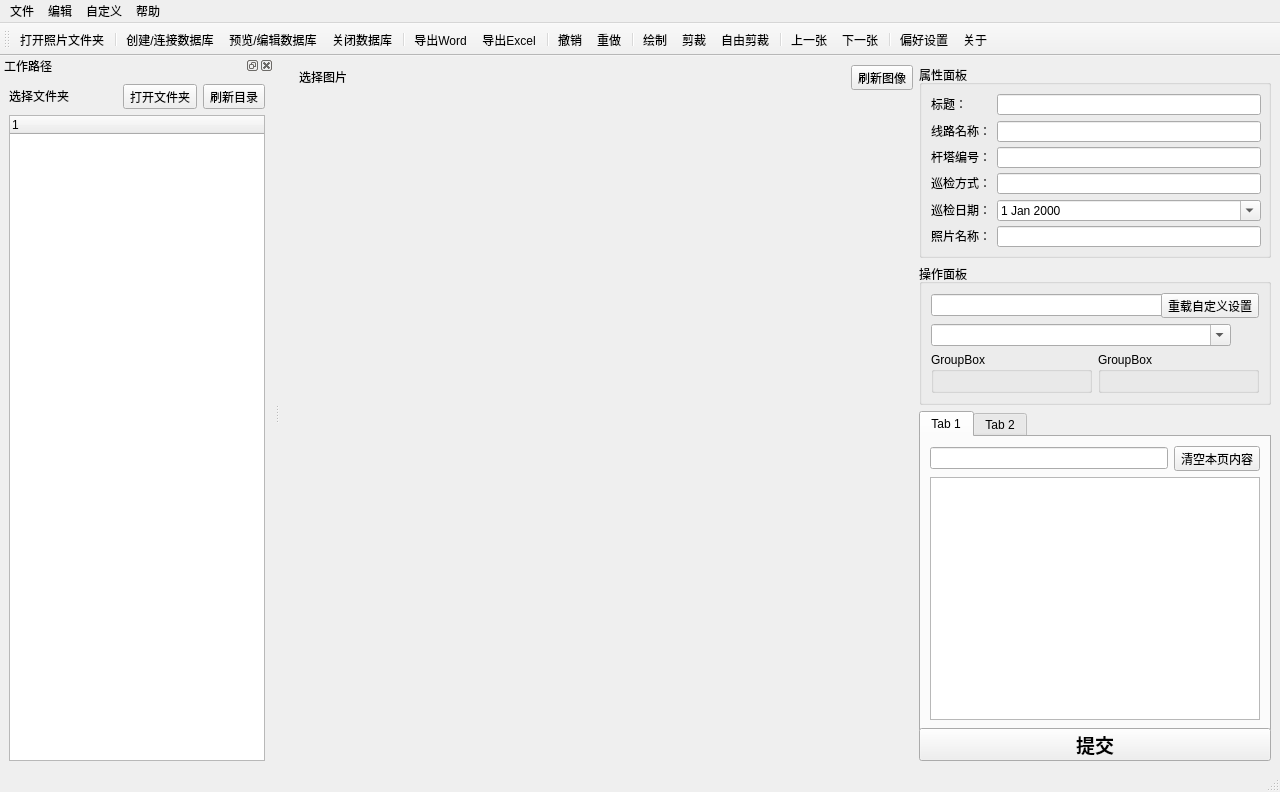
<?xml version="1.0" encoding="UTF-8"?>
<ui version="4.0">
 <class>MainWindow</class>
 <widget class="QMainWindow" name="MainWindow">
  <property name="geometry">
   <rect>
    <x>0</x>
    <y>0</y>
    <width>1280</width>
    <height>792</height>
   </rect>
  </property>
  <property name="minimumSize">
   <size>
    <width>1280</width>
    <height>792</height>
   </size>
  </property>
  <property name="windowTitle">
   <string>MainWindow</string>
  </property>
  <widget class="QWidget" name="centralwidget">
   <layout class="QHBoxLayout" name="horizontalLayout_6">
    <item>
     <layout class="QVBoxLayout" name="verticalLayout_4">
      <item>
       <layout class="QHBoxLayout" name="horizontalLayout_5">
        <item>
         <spacer name="horizontalSpacer_6">
          <property name="orientation">
           <enum>Qt::Horizontal</enum>
          </property>
          <property name="sizeType">
           <enum>QSizePolicy::Fixed</enum>
          </property>
          <property name="sizeHint" stdset="0">
           <size>
            <width>10</width>
            <height>20</height>
           </size>
          </property>
         </spacer>
        </item>
        <item>
         <widget class="QLabel" name="label_8">
          <property name="sizePolicy">
           <sizepolicy hsizetype="Preferred" vsizetype="Preferred">
            <horstretch>0</horstretch>
            <verstretch>0</verstretch>
           </sizepolicy>
          </property>
          <property name="text">
           <string>&lt;html&gt;&lt;head/&gt;&lt;body&gt;&lt;p&gt;选择图片&lt;/p&gt;&lt;/body&gt;&lt;/html&gt;</string>
          </property>
         </widget>
        </item>
        <item>
         <widget class="QToolButton" name="tb_refresh_photo">
          <property name="toolTip">
           <string>刷新图像</string>
          </property>
          <property name="statusTip">
           <string>刷新图像</string>
          </property>
          <property name="text">
           <string>刷新图像</string>
          </property>
          <property name="icon">
           <iconset resource="DLXJResources.qrc">
            <normaloff>:/assets/icon/refresh.png</normaloff>:/assets/icon/refresh.png</iconset>
          </property>
         </widget>
        </item>
       </layout>
      </item>
      <item>
       <widget class="QWidget" name="wgt_main_viewport" native="true">
        <property name="sizePolicy">
         <sizepolicy hsizetype="Expanding" vsizetype="Expanding">
          <horstretch>0</horstretch>
          <verstretch>0</verstretch>
         </sizepolicy>
        </property>
        <property name="minimumSize">
         <size>
          <width>600</width>
          <height>666</height>
         </size>
        </property>
        <layout class="QVBoxLayout" name="verticalLayout_10">
         <item>
          <layout class="QHBoxLayout" name="hl_main_viewport"/>
         </item>
        </layout>
       </widget>
      </item>
     </layout>
    </item>
    <item>
     <layout class="QVBoxLayout" name="verticalLayout_2">
      <item>
       <widget class="QGroupBox" name="groupBox">
        <property name="sizePolicy">
         <sizepolicy hsizetype="Fixed" vsizetype="Fixed">
          <horstretch>0</horstretch>
          <verstretch>0</verstretch>
         </sizepolicy>
        </property>
        <property name="minimumSize">
         <size>
          <width>352</width>
          <height>193</height>
         </size>
        </property>
        <property name="title">
         <string>属性面板</string>
        </property>
        <layout class="QVBoxLayout" name="verticalLayout_3">
         <item>
          <layout class="QGridLayout" name="gridLayout">
           <item row="3" column="0">
            <widget class="QLabel" name="label_5">
             <property name="sizePolicy">
              <sizepolicy hsizetype="Fixed" vsizetype="Fixed">
               <horstretch>0</horstretch>
               <verstretch>0</verstretch>
              </sizepolicy>
             </property>
             <property name="minimumSize">
              <size>
               <width>60</width>
               <height>21</height>
              </size>
             </property>
             <property name="text">
              <string>&lt;html&gt;&lt;head/&gt;&lt;body&gt;&lt;p&gt;巡检方式：&lt;/p&gt;&lt;/body&gt;&lt;/html&gt;</string>
             </property>
            </widget>
           </item>
           <item row="2" column="0">
            <widget class="QLabel" name="label_4">
             <property name="sizePolicy">
              <sizepolicy hsizetype="Fixed" vsizetype="Fixed">
               <horstretch>0</horstretch>
               <verstretch>0</verstretch>
              </sizepolicy>
             </property>
             <property name="minimumSize">
              <size>
               <width>60</width>
               <height>21</height>
              </size>
             </property>
             <property name="text">
              <string>&lt;html&gt;&lt;head/&gt;&lt;body&gt;&lt;p&gt;杆塔编号：&lt;/p&gt;&lt;/body&gt;&lt;/html&gt;</string>
             </property>
            </widget>
           </item>
           <item row="5" column="0">
            <widget class="QLabel" name="label_7">
             <property name="sizePolicy">
              <sizepolicy hsizetype="Fixed" vsizetype="Fixed">
               <horstretch>0</horstretch>
               <verstretch>0</verstretch>
              </sizepolicy>
             </property>
             <property name="minimumSize">
              <size>
               <width>60</width>
               <height>21</height>
              </size>
             </property>
             <property name="text">
              <string>&lt;html&gt;&lt;head/&gt;&lt;body&gt;&lt;p&gt;照片名称：&lt;/p&gt;&lt;/body&gt;&lt;/html&gt;</string>
             </property>
            </widget>
           </item>
           <item row="4" column="0">
            <widget class="QLabel" name="label_6">
             <property name="sizePolicy">
              <sizepolicy hsizetype="Fixed" vsizetype="Fixed">
               <horstretch>0</horstretch>
               <verstretch>0</verstretch>
              </sizepolicy>
             </property>
             <property name="minimumSize">
              <size>
               <width>60</width>
               <height>21</height>
              </size>
             </property>
             <property name="text">
              <string>&lt;html&gt;&lt;head/&gt;&lt;body&gt;&lt;p&gt;巡检日期：&lt;/p&gt;&lt;/body&gt;&lt;/html&gt;</string>
             </property>
            </widget>
           </item>
           <item row="1" column="0">
            <widget class="QLabel" name="label_3">
             <property name="sizePolicy">
              <sizepolicy hsizetype="Fixed" vsizetype="Fixed">
               <horstretch>0</horstretch>
               <verstretch>0</verstretch>
              </sizepolicy>
             </property>
             <property name="minimumSize">
              <size>
               <width>60</width>
               <height>21</height>
              </size>
             </property>
             <property name="text">
              <string>&lt;html&gt;&lt;head/&gt;&lt;body&gt;&lt;p&gt;线路名称：&lt;/p&gt;&lt;/body&gt;&lt;/html&gt;</string>
             </property>
            </widget>
           </item>
           <item row="0" column="0">
            <widget class="QLabel" name="label_2">
             <property name="sizePolicy">
              <sizepolicy hsizetype="Fixed" vsizetype="Fixed">
               <horstretch>0</horstretch>
               <verstretch>0</verstretch>
              </sizepolicy>
             </property>
             <property name="minimumSize">
              <size>
               <width>60</width>
               <height>21</height>
              </size>
             </property>
             <property name="text">
              <string>&lt;html&gt;&lt;head/&gt;&lt;body&gt;&lt;p&gt;标题：&lt;/p&gt;&lt;/body&gt;&lt;/html&gt;</string>
             </property>
            </widget>
           </item>
           <item row="0" column="1">
            <widget class="QLineEdit" name="lineEdit">
             <property name="sizePolicy">
              <sizepolicy hsizetype="Fixed" vsizetype="Fixed">
               <horstretch>0</horstretch>
               <verstretch>0</verstretch>
              </sizepolicy>
             </property>
             <property name="minimumSize">
              <size>
               <width>264</width>
               <height>21</height>
              </size>
             </property>
            </widget>
           </item>
           <item row="1" column="1">
            <widget class="QLineEdit" name="lineEdit_2">
             <property name="sizePolicy">
              <sizepolicy hsizetype="Fixed" vsizetype="Fixed">
               <horstretch>0</horstretch>
               <verstretch>0</verstretch>
              </sizepolicy>
             </property>
             <property name="minimumSize">
              <size>
               <width>264</width>
               <height>21</height>
              </size>
             </property>
            </widget>
           </item>
           <item row="2" column="1">
            <widget class="QLineEdit" name="lineEdit_3">
             <property name="sizePolicy">
              <sizepolicy hsizetype="Fixed" vsizetype="Fixed">
               <horstretch>0</horstretch>
               <verstretch>0</verstretch>
              </sizepolicy>
             </property>
             <property name="minimumSize">
              <size>
               <width>264</width>
               <height>21</height>
              </size>
             </property>
            </widget>
           </item>
           <item row="3" column="1">
            <widget class="QLineEdit" name="lineEdit_4">
             <property name="sizePolicy">
              <sizepolicy hsizetype="Fixed" vsizetype="Fixed">
               <horstretch>0</horstretch>
               <verstretch>0</verstretch>
              </sizepolicy>
             </property>
             <property name="minimumSize">
              <size>
               <width>264</width>
               <height>21</height>
              </size>
             </property>
            </widget>
           </item>
           <item row="4" column="1">
            <widget class="QDateEdit" name="dateEdit">
             <property name="sizePolicy">
              <sizepolicy hsizetype="Fixed" vsizetype="Fixed">
               <horstretch>0</horstretch>
               <verstretch>0</verstretch>
              </sizepolicy>
             </property>
             <property name="minimumSize">
              <size>
               <width>264</width>
               <height>21</height>
              </size>
             </property>
             <property name="calendarPopup">
              <bool>true</bool>
             </property>
            </widget>
           </item>
           <item row="5" column="1">
            <widget class="QLineEdit" name="lineEdit_5">
             <property name="sizePolicy">
              <sizepolicy hsizetype="Fixed" vsizetype="Fixed">
               <horstretch>0</horstretch>
               <verstretch>0</verstretch>
              </sizepolicy>
             </property>
             <property name="minimumSize">
              <size>
               <width>264</width>
               <height>21</height>
              </size>
             </property>
            </widget>
           </item>
          </layout>
         </item>
        </layout>
       </widget>
      </item>
      <item>
       <widget class="QGroupBox" name="groupBox_2">
        <property name="sizePolicy">
         <sizepolicy hsizetype="Fixed" vsizetype="Preferred">
          <horstretch>0</horstretch>
          <verstretch>0</verstretch>
         </sizepolicy>
        </property>
        <property name="minimumSize">
         <size>
          <width>352</width>
          <height>0</height>
         </size>
        </property>
        <property name="title">
         <string>操作面板</string>
        </property>
        <layout class="QVBoxLayout" name="verticalLayout_5">
         <item>
          <layout class="QGridLayout" name="gridLayout_4">
           <item row="0" column="0">
            <widget class="QComboBox" name="cb_cb1">
             <property name="sizePolicy">
              <sizepolicy hsizetype="Fixed" vsizetype="Fixed">
               <horstretch>0</horstretch>
               <verstretch>0</verstretch>
              </sizepolicy>
             </property>
             <property name="minimumSize">
              <size>
               <width>300</width>
               <height>22</height>
              </size>
             </property>
             <property name="editable">
              <bool>true</bool>
             </property>
            </widget>
           </item>
           <item row="0" column="1">
            <widget class="QToolButton" name="tb_reload_option">
             <property name="toolTip">
              <string>重载配置文件</string>
             </property>
             <property name="statusTip">
              <string>重载配置文件</string>
             </property>
             <property name="text">
              <string>重载自定义设置</string>
             </property>
             <property name="icon">
              <iconset resource="DLXJResources.qrc">
               <normaloff>:/assets/icon/reload.png</normaloff>:/assets/icon/reload.png</iconset>
             </property>
            </widget>
           </item>
           <item row="1" column="0">
            <widget class="QComboBox" name="cb_cb2">
             <property name="sizePolicy">
              <sizepolicy hsizetype="Fixed" vsizetype="Fixed">
               <horstretch>0</horstretch>
               <verstretch>0</verstretch>
              </sizepolicy>
             </property>
             <property name="minimumSize">
              <size>
               <width>300</width>
               <height>22</height>
              </size>
             </property>
             <property name="editable">
              <bool>true</bool>
             </property>
            </widget>
           </item>
          </layout>
         </item>
         <item>
          <layout class="QHBoxLayout" name="horizontalLayout_4">
           <item>
            <widget class="QGroupBox" name="gb_rb1">
             <property name="sizePolicy">
              <sizepolicy hsizetype="Preferred" vsizetype="Preferred">
               <horstretch>0</horstretch>
               <verstretch>0</verstretch>
              </sizepolicy>
             </property>
             <property name="title">
              <string>GroupBox</string>
             </property>
             <layout class="QVBoxLayout" name="verticalLayout_6">
              <item>
               <layout class="QGridLayout" name="gl_rb1"/>
              </item>
             </layout>
            </widget>
           </item>
           <item>
            <widget class="QGroupBox" name="gb_rb2">
             <property name="sizePolicy">
              <sizepolicy hsizetype="Preferred" vsizetype="Preferred">
               <horstretch>0</horstretch>
               <verstretch>0</verstretch>
              </sizepolicy>
             </property>
             <property name="title">
              <string>GroupBox</string>
             </property>
             <layout class="QVBoxLayout" name="verticalLayout_7">
              <item>
               <layout class="QGridLayout" name="gl_rb2"/>
              </item>
             </layout>
            </widget>
           </item>
          </layout>
         </item>
        </layout>
       </widget>
      </item>
      <item>
       <widget class="QTabWidget" name="tabWidget">
        <property name="sizePolicy">
         <sizepolicy hsizetype="Fixed" vsizetype="Expanding">
          <horstretch>0</horstretch>
          <verstretch>0</verstretch>
         </sizepolicy>
        </property>
        <property name="minimumSize">
         <size>
          <width>352</width>
          <height>320</height>
         </size>
        </property>
        <property name="currentIndex">
         <number>0</number>
        </property>
        <widget class="QWidget" name="tab">
         <attribute name="title">
          <string>Tab 1</string>
         </attribute>
         <layout class="QVBoxLayout" name="verticalLayout_8">
          <item>
           <layout class="QHBoxLayout" name="horizontalLayout_2">
            <item>
             <widget class="QLineEdit" name="le_tb1"/>
            </item>
            <item>
             <widget class="QToolButton" name="tb_clear_tab1">
              <property name="toolTip">
               <string>清除本页内容</string>
              </property>
              <property name="statusTip">
               <string>清除本页内容</string>
              </property>
              <property name="text">
               <string>清空本页内容</string>
              </property>
              <property name="icon">
               <iconset resource="DLXJResources.qrc">
                <normaloff>:/assets/icon/clear.png</normaloff>:/assets/icon/clear.png</iconset>
              </property>
             </widget>
            </item>
           </layout>
          </item>
          <item>
           <widget class="QGraphicsView" name="gv_tb1"/>
          </item>
         </layout>
        </widget>
        <widget class="QWidget" name="tab_2">
         <attribute name="title">
          <string>Tab 2</string>
         </attribute>
         <layout class="QVBoxLayout" name="verticalLayout_9">
          <item>
           <layout class="QHBoxLayout" name="horizontalLayout_3">
            <item>
             <widget class="QLineEdit" name="le_tab2"/>
            </item>
            <item>
             <widget class="QToolButton" name="tb_clear_tb2">
              <property name="toolTip">
               <string>清除本页内容</string>
              </property>
              <property name="statusTip">
               <string>清除本页内容</string>
              </property>
              <property name="text">
               <string>清空本页内容</string>
              </property>
              <property name="icon">
               <iconset resource="DLXJResources.qrc">
                <normaloff>:/assets/icon/clear.png</normaloff>:/assets/icon/clear.png</iconset>
              </property>
             </widget>
            </item>
           </layout>
          </item>
          <item>
           <widget class="QGraphicsView" name="gv_tab2"/>
          </item>
         </layout>
        </widget>
       </widget>
      </item>
      <item>
       <widget class="QPushButton" name="pb_commit_Db">
        <property name="sizePolicy">
         <sizepolicy hsizetype="Fixed" vsizetype="Fixed">
          <horstretch>0</horstretch>
          <verstretch>0</verstretch>
         </sizepolicy>
        </property>
        <property name="minimumSize">
         <size>
          <width>352</width>
          <height>33</height>
         </size>
        </property>
        <property name="font">
         <font>
          <pointsize>14</pointsize>
          <bold>true</bold>
         </font>
        </property>
        <property name="text">
         <string>提交</string>
        </property>
        <property name="icon">
         <iconset resource="DLXJResources.qrc">
          <normaloff>:/assets/icon/commit.png</normaloff>:/assets/icon/commit.png</iconset>
        </property>
        <property name="iconSize">
         <size>
          <width>20</width>
          <height>20</height>
         </size>
        </property>
       </widget>
      </item>
     </layout>
    </item>
   </layout>
  </widget>
  <widget class="QMenuBar" name="menubar">
   <property name="geometry">
    <rect>
     <x>0</x>
     <y>0</y>
     <width>1280</width>
     <height>22</height>
    </rect>
   </property>
   <widget class="QMenu" name="menu">
    <property name="title">
     <string>文件</string>
    </property>
    <addaction name="action_open"/>
    <addaction name="separator"/>
    <addaction name="action_link_db"/>
    <addaction name="action_edit_db"/>
    <addaction name="action_close_db"/>
    <addaction name="separator"/>
    <addaction name="action_export_docx"/>
    <addaction name="action_export_xlsx"/>
   </widget>
   <widget class="QMenu" name="menu_2">
    <property name="title">
     <string>编辑</string>
    </property>
    <addaction name="action_undo"/>
    <addaction name="action_redo"/>
    <addaction name="separator"/>
    <addaction name="action_paint"/>
    <addaction name="action_clip"/>
    <addaction name="action_free_clip"/>
    <addaction name="separator"/>
    <addaction name="action_previous"/>
    <addaction name="action_next"/>
   </widget>
   <widget class="QMenu" name="menu_3">
    <property name="title">
     <string>自定义</string>
    </property>
    <addaction name="action_options"/>
   </widget>
   <widget class="QMenu" name="menu_4">
    <property name="title">
     <string>帮助</string>
    </property>
    <addaction name="action_about"/>
   </widget>
   <addaction name="menu"/>
   <addaction name="menu_2"/>
   <addaction name="menu_3"/>
   <addaction name="menu_4"/>
  </widget>
  <widget class="QStatusBar" name="statusbar"/>
  <widget class="QToolBar" name="toolBar">
   <property name="windowTitle">
    <string>toolBar</string>
   </property>
   <attribute name="toolBarArea">
    <enum>TopToolBarArea</enum>
   </attribute>
   <attribute name="toolBarBreak">
    <bool>false</bool>
   </attribute>
   <addaction name="action_open"/>
   <addaction name="separator"/>
   <addaction name="action_link_db"/>
   <addaction name="action_edit_db"/>
   <addaction name="action_close_db"/>
   <addaction name="separator"/>
   <addaction name="action_export_docx"/>
   <addaction name="action_export_xlsx"/>
   <addaction name="separator"/>
   <addaction name="action_undo"/>
   <addaction name="action_redo"/>
   <addaction name="separator"/>
   <addaction name="action_paint"/>
   <addaction name="action_clip"/>
   <addaction name="action_free_clip"/>
   <addaction name="separator"/>
   <addaction name="action_previous"/>
   <addaction name="action_next"/>
   <addaction name="separator"/>
   <addaction name="action_options"/>
   <addaction name="action_about"/>
  </widget>
  <widget class="QDockWidget" name="dw_work_path">
   <property name="sizePolicy">
    <sizepolicy hsizetype="Fixed" vsizetype="Preferred">
     <horstretch>0</horstretch>
     <verstretch>0</verstretch>
    </sizepolicy>
   </property>
   <property name="minimumSize">
    <size>
     <width>274</width>
     <height>219</height>
    </size>
   </property>
   <property name="allowedAreas">
    <set>Qt::LeftDockWidgetArea|Qt::RightDockWidgetArea</set>
   </property>
   <property name="windowTitle">
    <string>工作路径</string>
   </property>
   <attribute name="dockWidgetArea">
    <number>1</number>
   </attribute>
   <widget class="QWidget" name="dockWidgetContents">
    <layout class="QVBoxLayout" name="verticalLayout">
     <item>
      <layout class="QHBoxLayout" name="horizontalLayout">
       <item>
        <widget class="QLabel" name="lbl_work_path">
         <property name="text">
          <string>&lt;html&gt;&lt;head/&gt;&lt;body&gt;&lt;p&gt;选择文件夹&lt;/p&gt;&lt;/body&gt;&lt;/html&gt;</string>
         </property>
        </widget>
       </item>
       <item>
        <widget class="QToolButton" name="tb_open">
         <property name="toolTip">
          <string>选择文件夹</string>
         </property>
         <property name="statusTip">
          <string>选择文件夹</string>
         </property>
         <property name="text">
          <string>打开文件夹</string>
         </property>
         <property name="icon">
          <iconset resource="DLXJResources.qrc">
           <normaloff>:/assets/icon/open_folder.png</normaloff>:/assets/icon/open_folder.png</iconset>
         </property>
        </widget>
       </item>
       <item>
        <widget class="QToolButton" name="tb_reload_work_path">
         <property name="toolTip">
          <string>刷新工作路径</string>
         </property>
         <property name="statusTip">
          <string>刷新工作路径</string>
         </property>
         <property name="text">
          <string>刷新目录</string>
         </property>
         <property name="icon">
          <iconset resource="DLXJResources.qrc">
           <normaloff>:/assets/icon/refresh.png</normaloff>:/assets/icon/refresh.png</iconset>
         </property>
        </widget>
       </item>
      </layout>
     </item>
     <item>
      <widget class="QTreeWidget" name="tv_work_path_tree">
       <property name="sizePolicy">
        <sizepolicy hsizetype="Preferred" vsizetype="Expanding">
         <horstretch>0</horstretch>
         <verstretch>0</verstretch>
        </sizepolicy>
       </property>
       <property name="minimumSize">
        <size>
         <width>256</width>
         <height>0</height>
        </size>
       </property>
       <column>
        <property name="text">
         <string notr="true">1</string>
        </property>
       </column>
      </widget>
     </item>
    </layout>
   </widget>
  </widget>
  <action name="action_open">
   <property name="icon">
    <iconset>
     <normalon>:/assets/icon/open_folder.png</normalon>
    </iconset>
   </property>
   <property name="text">
    <string>打开照片文件夹</string>
   </property>
   <property name="shortcut">
    <string>Ctrl+O</string>
   </property>
  </action>
  <action name="action_link_db">
   <property name="icon">
    <iconset resource="DLXJResources.qrc">
     <normaloff>:/assets/icon/connect_db.PNG</normaloff>
     <normalon>icon/connect_db.PNG</normalon>:/assets/icon/connect_db.PNG</iconset>
   </property>
   <property name="text">
    <string>创建/连接数据库</string>
   </property>
   <property name="shortcut">
    <string>Ctrl+L</string>
   </property>
  </action>
  <action name="action_edit_db">
   <property name="icon">
    <iconset>
     <normalon>:/assets/icon/edit_db.PNG</normalon>
    </iconset>
   </property>
   <property name="text">
    <string>预览/编辑数据库</string>
   </property>
   <property name="shortcut">
    <string>Ctrl+D</string>
   </property>
  </action>
  <action name="action_close_db">
   <property name="icon">
    <iconset>
     <normalon>:/assets/icon/save_db.PNG</normalon>
    </iconset>
   </property>
   <property name="text">
    <string>关闭数据库</string>
   </property>
   <property name="shortcut">
    <string>Ctrl+S</string>
   </property>
  </action>
  <action name="action_export_docx">
   <property name="icon">
    <iconset>
     <normalon>:/assets/icon/word.png</normalon>
    </iconset>
   </property>
   <property name="text">
    <string>导出Word</string>
   </property>
   <property name="shortcut">
    <string>Ctrl+W</string>
   </property>
  </action>
  <action name="action_export_xlsx">
   <property name="icon">
    <iconset resource="DLXJResources.qrc">
     <normaloff>:/assets/icon/xlsx.png</normaloff>
     <normalon>icon/xlsx.png</normalon>:/assets/icon/xlsx.png</iconset>
   </property>
   <property name="text">
    <string>导出Excel</string>
   </property>
   <property name="shortcut">
    <string>Ctrl+E</string>
   </property>
  </action>
  <action name="action_undo">
   <property name="icon">
    <iconset>
     <normalon>:/assets/icon/undo.PNG</normalon>
    </iconset>
   </property>
   <property name="text">
    <string>撤销</string>
   </property>
   <property name="shortcut">
    <string>Ctrl+Z</string>
   </property>
  </action>
  <action name="action_redo">
   <property name="icon">
    <iconset>
     <normalon>:/assets/icon/redo.png</normalon>
    </iconset>
   </property>
   <property name="text">
    <string>重做</string>
   </property>
   <property name="shortcut">
    <string>Ctrl+Shift+Z</string>
   </property>
  </action>
  <action name="action_paint">
   <property name="icon">
    <iconset>
     <normalon>:/assets/icon/square_select.png</normalon>
    </iconset>
   </property>
   <property name="text">
    <string>绘制</string>
   </property>
   <property name="shortcut">
    <string>A</string>
   </property>
  </action>
  <action name="action_clip">
   <property name="icon">
    <iconset>
     <normalon>:/assets/icon/clip.png</normalon>
    </iconset>
   </property>
   <property name="text">
    <string>剪裁</string>
   </property>
   <property name="shortcut">
    <string>B</string>
   </property>
  </action>
  <action name="action_free_clip">
   <property name="icon">
    <iconset>
     <normalon>:/assets/icon/free_clip.png</normalon>
    </iconset>
   </property>
   <property name="text">
    <string>自由剪裁</string>
   </property>
   <property name="shortcut">
    <string>F</string>
   </property>
  </action>
  <action name="action_previous">
   <property name="icon">
    <iconset>
     <normalon>:/assets/icon/previous.png</normalon>
    </iconset>
   </property>
   <property name="text">
    <string>上一张</string>
   </property>
   <property name="shortcut">
    <string>Left</string>
   </property>
  </action>
  <action name="action_next">
   <property name="icon">
    <iconset>
     <normalon>:/assets/icon/next.png</normalon>
    </iconset>
   </property>
   <property name="text">
    <string>下一张</string>
   </property>
   <property name="shortcut">
    <string>Right</string>
   </property>
  </action>
  <action name="action_options">
   <property name="icon">
    <iconset>
     <normalon>:/assets/icon/option.png</normalon>
    </iconset>
   </property>
   <property name="text">
    <string>偏好设置</string>
   </property>
   <property name="shortcut">
    <string>Ctrl+Shift+O</string>
   </property>
  </action>
  <action name="action_about">
   <property name="icon">
    <iconset resource="DLXJResources.qrc">
     <normaloff>:/assets/icon/about.png</normaloff>
     <normalon>icon/about.png</normalon>:/assets/icon/about.png</iconset>
   </property>
   <property name="text">
    <string>关于</string>
   </property>
   <property name="shortcut">
    <string>F1</string>
   </property>
  </action>
 </widget>
 <resources>
  <include location="DLXJResources.qrc"/>
 </resources>
 <connections/>
</ui>
